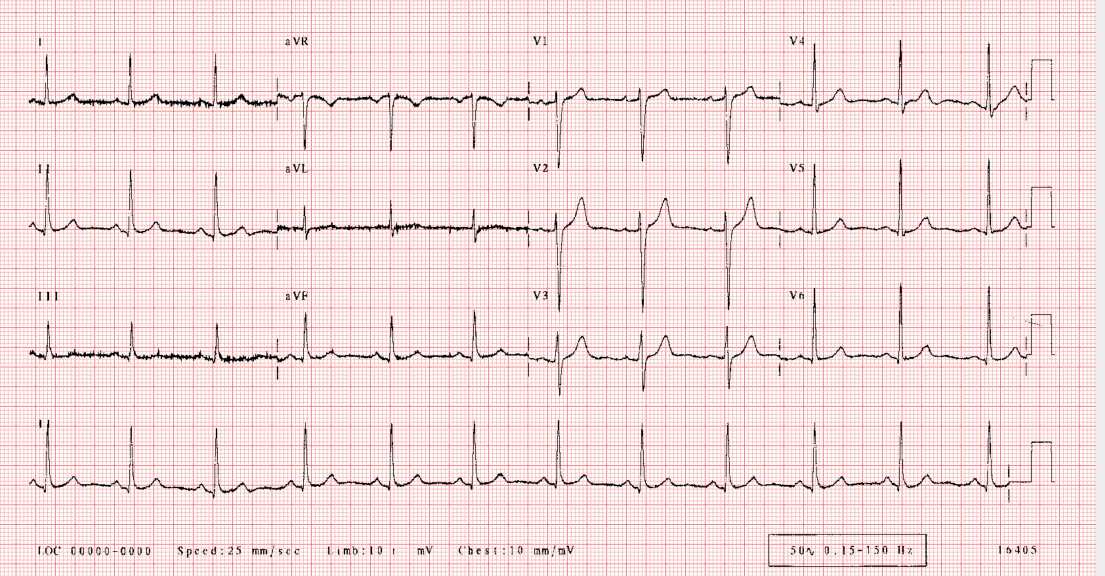
#> input picture ECGDigitizing/Attempts/ECGNormal.png, 3314 x 1726 px (shown at 1/3 size)
$ python imp.py
#> lines starting #> are read from the running program, lines starting #| are printed output that depends on the picture; after the words box and inside, x2 and y2 are one past the last pixel; in counts of white or black regions, pixels touching at a corner belong together
import cv2
import numpy as np
import random

def invert(im):
	im2=255-im
	return im2
'''
def maskLength(im):
	mask = 0
	rows, cols = im.shape[0:2] #Unpacking Rows and Columns
	selection_range = cols // 5 #Dividing image in regions of 5 pixel length
	random_regions = []
	for i in range(5):
		random_regions.append(random.randint(0, len(selection_range)-1)) #Selecting randomly 5 regions
	for region in random_regions:
		start_pixel = region * 5
		for row in rows:
			c = 0
			for j in range(5):
				if im[row][j + start_pixel] == 255:
					c += 1
				if im[row][j + start_pixel] != 255:
					break
			mask = max(c, mask)  #Maximum continous pixel length in selected regions
	return mask #Length of mask
	'''


def maskApplication(im):
	mask = 5 #Can later calculate the very length of mask
	row, col = im.shape

	for i in range(row // mask):
		for j in range(col // mask):
			pass
'''
---------------------
|p23|p24|p9	|p10|p11|
---------------------
|p22|p8	|p1	|p2	|p12|
---------------------
|p21|p7	|px	|p3	|p13|
---------------------
|p20|p6	|p5	|p4	|p14|
---------------------
|p19|p18|p17|p16|p15|
---------------------
The spiral 5X5 mask with the central pixel as px

Rules are applied as follows

'''

#Commenting out the rules for now to check CV Build
'''
def ruleOne(im, mask, rowSet, columnSet):
	centralPixel = [rowSet*mask+math.ceil(mask / 2), columnSet*mask+math.ceil(mask / 2)]
	isRuleTrueForOR = False
	isRuleTrueForAND = True
	#Performing OR rule first and AND operation later for logics' sake
	for i in range(mask):
		if (im[rowset*mask+1][columnSet*mask+i] == 0):
			isRuleTrueForAND = False

	 for j in range(3):
		for i in range(mask):
			if (im[rowSet*mask+2+j][columnSet*mask+i] != 255):
				isRuleTrueForOR = True
				break
	#im[centralPixel[0], centralPixel[1]] = 255
	if (isRuleTrueForOR and isRuleTrueForAND):
		im[centralPixel[0]][centralPixel[1]] = 0

def ruleTwo(im, mask, rowSet, columnSet):
'''
	#White pixel for AND: i = 1 to 5, 10 and 16
	#Black Pixel for OR: j = 6, 7, 8, 18, 24
'''
	centralPixel = [rowSet*mask+math.ceil(mask / 2), columnSet*mask+math.ceil(mask / 2)]
	isRuleTrueForOR = False
	isRuleTrueForAND = True
	#Performing OR rule first and AND operation later for logics' sake
	for i in range(mask):
		if (im[rowset*mask+i][columnSet*mask+1] == 0):
			isRuleTrueOR = True
	for i in range(mask):
		if (im[rowSet*mask+i][columnSet*mask+3] != 255):
			isRuleTrueForAND = False
			break
	#im[centralPixel[0], centralPixel[1]] = 255
	for i in range(1, mask-1):
		if (im[rowSet*mask+i][columnSet*mask+2] != 255):
			isRuleTrueforAND = False
			break
	if (isRuleTrueForOR and isRuleTrueForAND):
		im[centralPixel[0]][centralPixel[1]] = 255

def ruleThree(im, mask, rowSet, columnSet):
	centralPixel = [rowSet*mask+math.ceil(mask / 2), columnSet*mask+math.ceil(mask / 2)]
	isRuleTrueForOR = False
	isRuleTrueForAND = True
	#Performing OR rule first and AND operation later for logics' sake
	for i in range(mask):
		if (im[rowset*mask+i][columnSet*mask+3] == 0):
			isRuleTrueOR = True
	for i in range(mask):
		if (im[rowSet*mask+i][columnSet*mask+1] != 255):
			isRuleTrueForAND = False
			break
	#im[centralPixel[0], centralPixel[1]] = 255
	for i in range(1, mask-1):
		if (im[rowSet*mask+i][columnSet*mask+2] != 255):
			isRuleTrueforAND = False
			break
	if (isRuleTrueForOR and isRuleTrueForAND):
		im[centralPixel[0]][centralPixel[1]] = 255

def ruleFour(im, mask, rowSet, columnSet):
	centralPixel = [rowSet*mask+math.ceil(mask / 2), columnSet*mask+math.ceil(mask / 2)]
	isRuleTrueForOR = False
	isRuleTrueForAND = True
	isRuleTrueForORSecond = False
		#Performing OR rule first and AND operation later for logics' sake
	for i in range(2, mask):
		if (im[rowset*mask+3][columnSet*mask+i] == 0):
			isRuleTrueOR = True
	for i in range(0, 2):
		if (im[rowSet*mask+3][columnSet*5+i] == 255):
			isRuleTrueForORSecond ==  True
	for i in range(mask):
		if (im[rowSet*mask+1][columnSet*mask+i] != 255):
			isRuleTrueForAND = False
			break
				#im[centralPixel[0], centralPixel[1]] = 255
	for i in range(1, mask-1):
		if (im[rowSet*mask+2][columnSet*mask+i] != 255):
			isRuleTrueforAND = False
			break
	if (isRuleTrueForOR and isRuleTrueForAND and isRuleTrueForORSecond):
		im[centralPixel[0]][centralPixel[1]] = 255

def ruleFive(im, mask, rowSet, columnSet):
	centralPixel = [rowSet*mask+math.ceil(mask / 2), columnSet*mask+math.ceil(mask / 2)]
	isRuleTrueForOR = False
	isRuleTrueForAND = True
	isRuleTrueForORSecond = False
		#Performing OR rule first and AND operation later for logics' sake
	for i in range(2, mask-2):
		if (im[rowset*mask+3][columnSet*mask+i] == 0):
			isRuleTrueOR = True
	for i in range(0, 2):
		if (im[rowSet*mask+3][columnSet*5+i] == 255):
			isRuleTrueForORSecond ==  True
	for i in range(mask):
		if (im[rowSet*mask+1][columnSet*mask+i] != 255):
			isRuleTrueForAND = False
			break
	#im[centralPixel[0], centralPixel[1]] = 255
	for i in range(1, mask-1):
		if (im[rowSet*mask+2][columnSet*mask+i] != 255):
			isRuleTrueforAND = False
			break
	if (isRuleTrueForOR and isRuleTrueForAND and isRuleTrueForORSecond):
		im[centralPixel[0]][centralPixel[1]] = 255

def ruleSix(im, mask, rowSet, columnSet):
	centralPixel = [rowSet*mask+math.ceil(mask / 2), columnSet*mask+math.ceil(mask / 2)]
	isRuleTrueForOR = False
	isRuleTrueForAND = True
	#isRuleTrueForORSecond = False
		#Performing OR rule first and AND operation later for logics' sake
	for i in range(mask):
		if (im[rowset*mask+1][columnSet*mask+i] == 0):
			isRuleTrueOR = True
	#for i in range(0, 2):
	#	if (im[rowSet*mask+3][columnSet*5+i] == 255):
	#		isRuleTrueForORSecond ==  True
	for i in range(mask):
		if (im[rowSet*mask+3][columnSet*mask+i] != 255):
			isRuleTrueForAND = False
			break
	#im[centralPixel[0], centralPixel[1]] = 255
	for i in range(1, mask-1):
		if (im[rowSet*mask+2][columnSet*mask+i] != 255):
			isRuleTrueforAND = False
			break
	if (isRuleTrueForOR and isRuleTrueForAND):
		im[centralPixel[0]][centralPixel[1]] = 255
'''

def thinningPartOne(im):
	row, col = im.shape
	distanceArray = x = [[0 for i in range(row)] for j in range(col)] #Default distance is 0
	for j in range(col):
		for i in range(row):
			pixelProcessed = [i, j]
			for down in range(i, row):
				if im[down][j] == 255:
					distanceArray[i][j] = math.abs(down - i)
					break

	return distanceArray

def postFiltering(im):
	pass

def textDetection(im):

	rgb = cv2.pyrDown(im)
	small = cv2.cvtColor(rgb, cv2.COLOR_BGR2GRAY)

	kernel = cv2.getStructuringElement(cv2.MORPH_ELLIPSE, (3, 3))
	grad = cv2.morphologyEx(small, cv2.MORPH_GRADIENT, kernel)

	_, bw = cv2.threshold(grad, 0.0, 255.0, cv2.THRESH_BINARY | cv2.THRESH_OTSU)

	kernel = cv2.getStructuringElement(cv2.MORPH_RECT, (9, 1))
	connected = cv2.morphologyEx(bw, cv2.MORPH_CLOSE, kernel)
	# using RETR_EXTERNAL instead of RETR_CCOMP
	print(cv2.findContours(connected.copy(), cv2.RETR_EXTERNAL, cv2.CHAIN_APPROX_NONE))

	mask = np.zeros(bw.shape, dtype=np.uint8)

	for idx in range(len(contours)):
		x, y, w, h = cv2.boundingRect(contours[idx])
		mask[y:y+h, x:x+w] = 0
		cv2.drawContours(mask, contours, idx, (255, 255, 255), -1)
		r = float(cv2.countNonZero(mask[y:y+h, x:x+w])) / (w * h)

		if r > 0.45 and w > 8 and h > 8:
			cv2.rectangle(rgb, (x, y), (x+w-1, y+h-1), (0, 255, 0), 2)

	cv2.imshow('rects', rgb)


im = cv2.imread("ECGNormal.png")
#> im is the input picture: shape (1726, 3314, 3); mean B, G, R 220.2, 220.8, 244.6
for i in range(im.shape[0]):
	for j in range(im.shape[1]):
		if im[i][j][0] < 70 and im[i][j][1] < 70 and im[i][j][2] < 70:
			im[i][j] = 0
		else:
			im[i][j] = 255
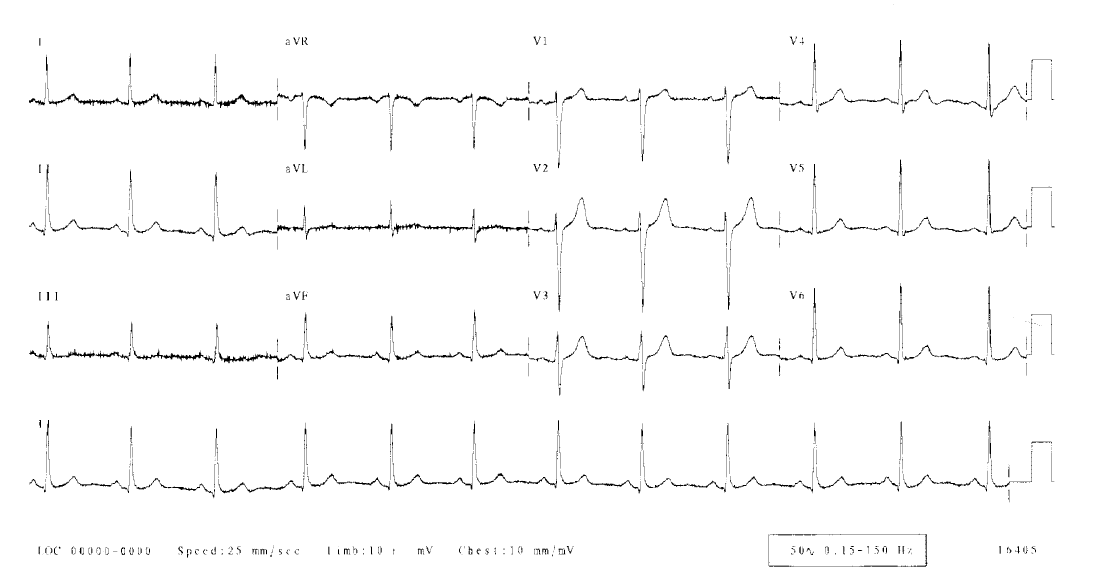
#> im: shape (1726, 3314, 3) (shown at 1/3 size); 98.4% white; 543 black regions (213 under 20 px), largest, box (x1, y1, x2, y2) and area: (1176, 626, 1673, 734) 3769, (390, 965, 655, 1090) 2400, (2269, 864, 2697, 1092) 2251
cv2.imshow("process step1",im)
cv2.imwrite("./output_no_inversion_no_dilation.jpg",im)
#kernel = np.ones((3,3), np.uint8)
kernel_erosion = np.ones((10, 10), np.uint8)
#for i in range(5):
im3 = cv2.erode(im, kernel_erosion, iterations = 1)
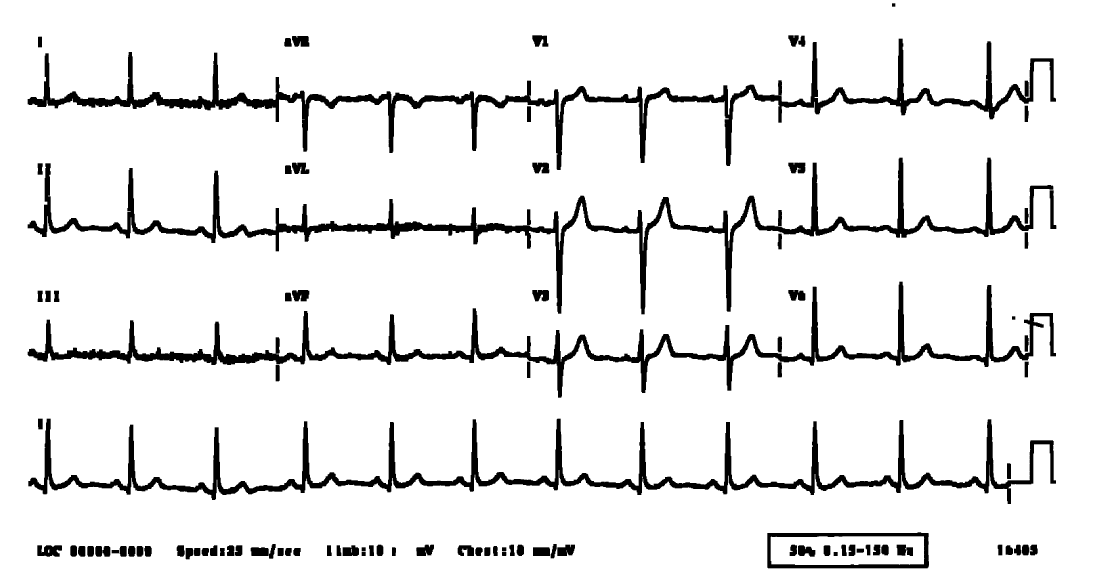
#> im3: shape (1726, 3314, 3) (shown at 1/3 size); 91.7% white; 102 black regions, largest, box (x1, y1, x2, y2) and area: (83, 116, 3168, 510) 102436, (83, 473, 3160, 943) 102361, (85, 1256, 3168, 1512) 96974
#im3 = cv2.morphologyEx(im, cv2.MORPH_CLOSE, kernel)
cv2.imwrite('./output_no_inversion_EROSION.jpg', im3)
#cv2.imwrite('./output_no_inversion_no_dilation_morphological_close.jpg', im3)
kernel = np.ones((3,3),np.uint8)
im2=cv2.dilate(im,kernel,iterations=1)
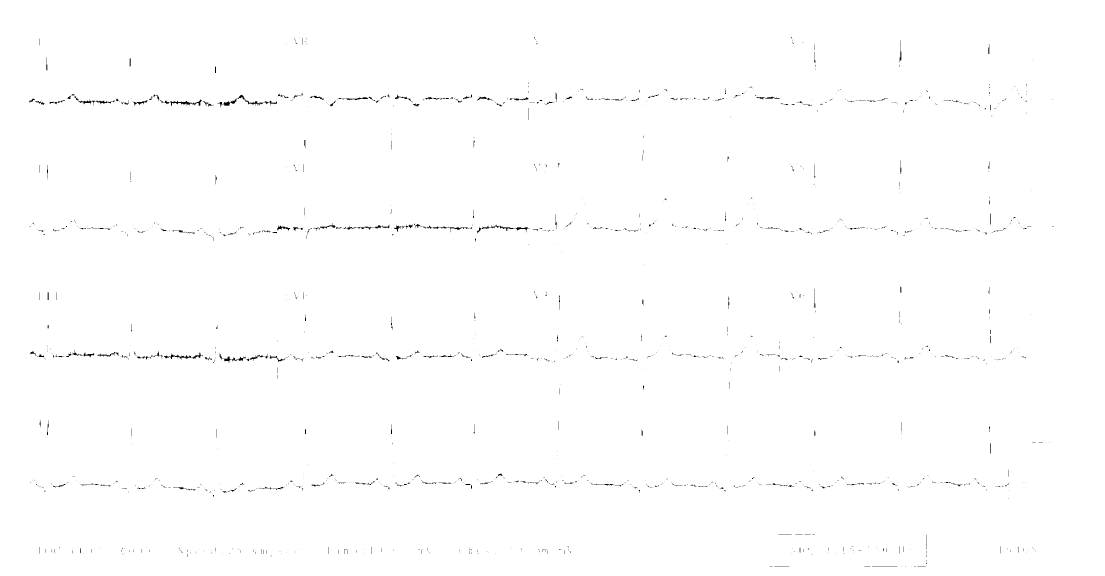
#> im2: shape (1726, 3314, 3) (shown at 1/3 size); 99.6% white; 1357 black regions (1068 under 20 px), largest, box (x1, y1, x2, y2) and area: (653, 284, 831, 323) 944, (480, 297, 606, 318) 655, (1431, 674, 1589, 701) 642
cv2.imwrite("./output_no_inversion_DILATION.jpg",im2)
im2=invert(im2)
#> in invert, `im2=255-im`:
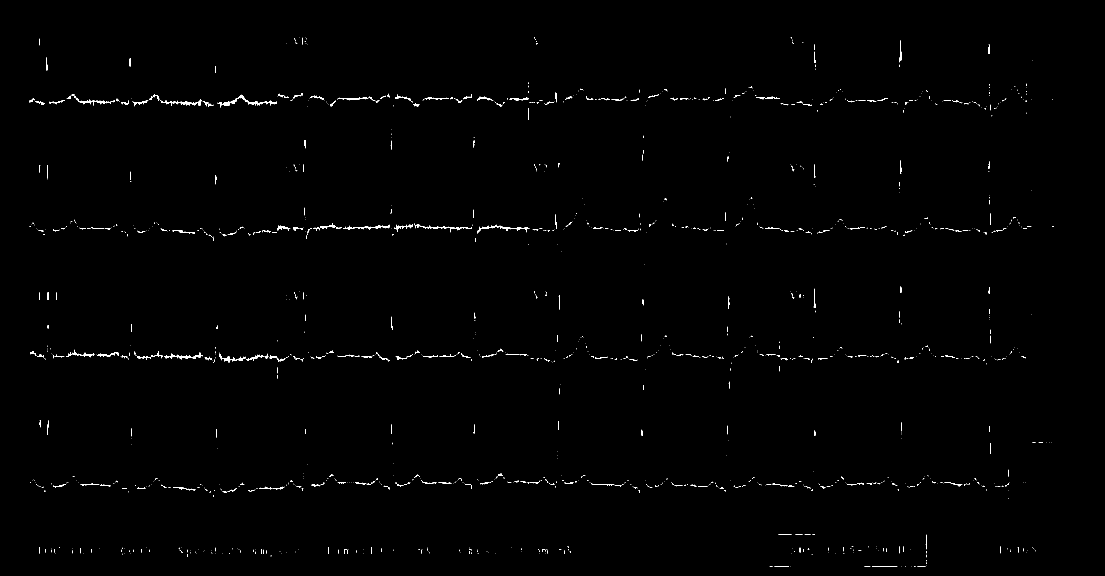
#> im2: shape (1726, 3314, 3) (shown at 1/3 size); 0.44% white; 1357 white regions (1068 under 20 px), largest, box (x1, y1, x2, y2) and area: (653, 284, 831, 323) 944, (480, 297, 606, 318) 655, (1431, 674, 1589, 701) 642

#cv2.imshow("process step2", im2)

#cv2.imshow("process step3",im2)

cv2.imwrite("./output.jpg",im2)

textDetection(im)
#> in textDetection, `grad = cv2.morphologyEx(small, cv2.MORPH_GRADIENT, kernel)`:
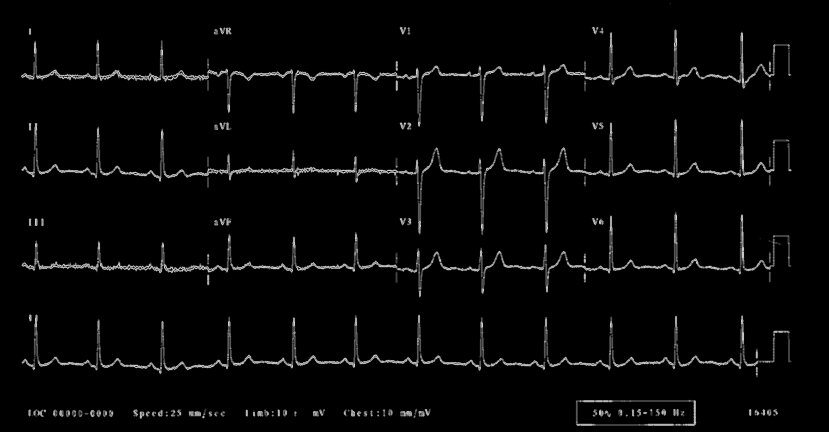
#> grad: shape (863, 1657) (shown at 1/2 size); min 0, max 239, mean 7
#> in textDetection, `_, bw = cv2.threshold(grad, 0.0, 255.0, cv2.THRESH_BINARY | cv2.THRESH..`:
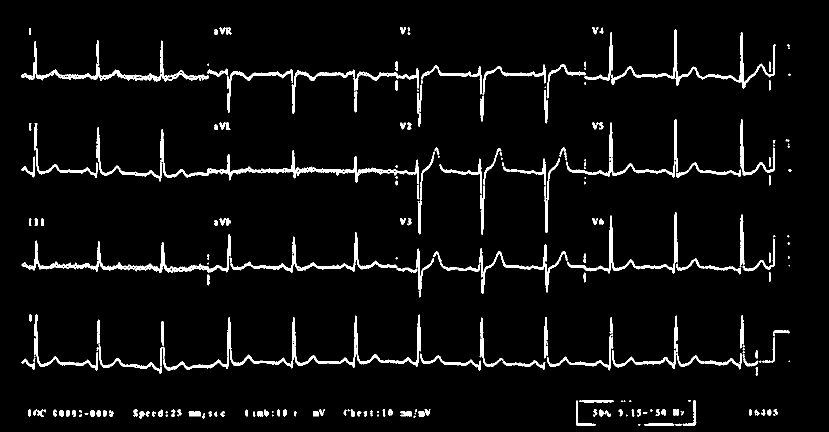
#> bw: shape (863, 1657) (shown at 1/2 size); 4.6% white; 243 white regions (57 under 20 px), largest, box (x1, y1, x2, y2) and area: (321, 258, 838, 368) 4335, (43, 468, 462, 546) 3828, (460, 629, 842, 737) 3539
#> in textDetection, `connected = cv2.morphologyEx(bw, cv2.MORPH_CLOSE, kernel)`:
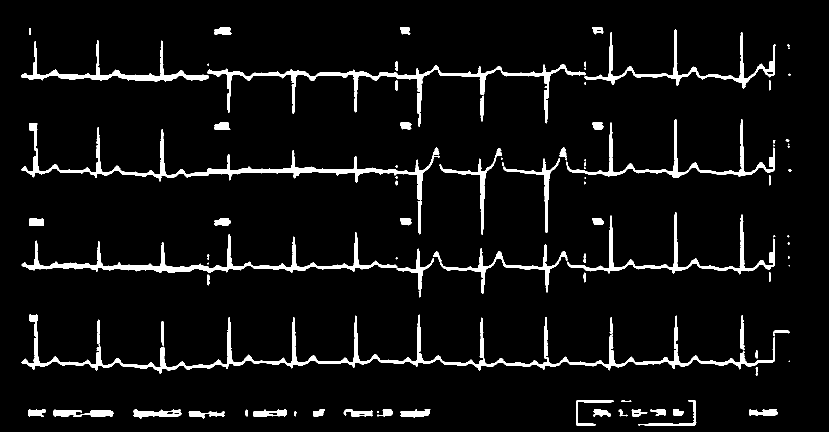
#> connected: shape (863, 1657) (shown at 1/2 size); 5.7% white; 92 white regions (25 under 20 px), largest, box (x1, y1, x2, y2) and area: (43, 629, 1550, 748) 15557, (42, 246, 879, 469) 9487, (43, 464, 868, 595) 8909
#> (printed output is left out)
#> after the loop in textDetection, `for idx in range(len(contours)):`: mask: shape (863, 1657); every value is 0
#> (the run stopped early here; a loop or call above may not have finished)

$ run again, with ECGDigitizing/Attempts/example_01.png copied over ECGDigitizing/Attempts/ECGNormal.png
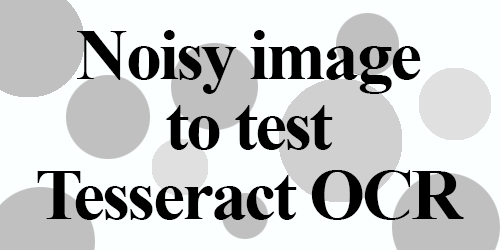
#> input picture ECGDigitizing/Attempts/example_01.png, 500 x 250 px
#> im is the input picture: shape (250, 500, 3); mean B, G, R 201.1, 201.1, 199.6
#> after the loop `for i in range(im.shape[0]):`:
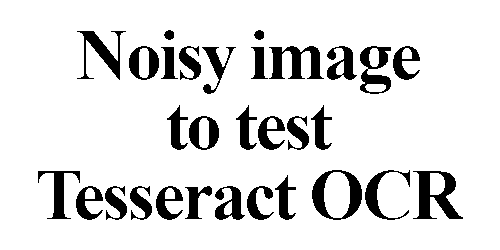
#> im: shape (250, 500, 3); 88% white; 30 black regions, largest, box (x1, y1, x2, y2) and area: (413, 171, 463, 219) 1127, (312, 170, 362, 220) 989, (269, 46, 324, 79) 971
#> im3: shape (250, 500, 3); 67.5% white; 6 black regions, box (x1, y1, x2, y2) and area: (34, 167, 301, 225) 11065, (247, 26, 425, 99) 8049, (73, 26, 241, 99) 7525, (308, 166, 468, 225) 7061, (232, 101, 337, 155) 4454, (163, 101, 224, 155) 2485
#> bw: shape (125, 250); 15.1% white in thin lines or dots, all inside (x1, y1, x2, y2) = (18, 14, 233, 111)
#> in textDetection, `connected = cv2.morphologyEx(bw, cv2.MORPH_CLOSE, kernel)`:
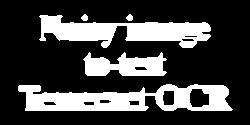
#> connected: shape (125, 250); 25.9% white; 5 white regions, box (x1, y1, x2, y2) and area: (18, 84, 233, 111) 3610, (39, 15, 211, 48) 3053, (83, 52, 167, 76) 1355, (81, 14, 88, 21) 36, (126, 14, 133, 21) 36
#> (printed output is left out)
